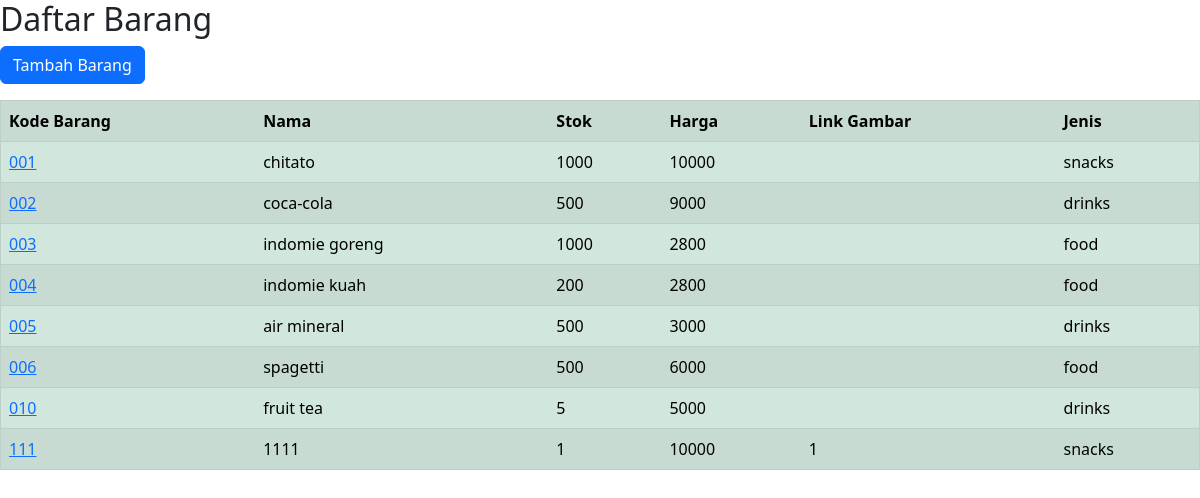
The page /Vbrg/ on the database its author committed.
### dashboard/models.py (models this page shows, shortened)
class Barang(models.Model):
    kodebrg=models.CharField(max_length=8)
    nama=models.CharField(max_length=50)
    stok=models.IntegerField()
    harga=models.BigIntegerField()
    link_gbr=models.CharField(max_length=150, blank=True)
    waktu_posting=models.DateTimeField(auto_now_add=True)
    jenis_id=models.ForeignKey(Jenis, on_delete=models.CASCADE,null=True)

class Jenis(models.Model):
    nama=models.CharField(max_length=50)
    ket=models.TextField()

### dashboard/views.py (the view)
# urls.py: path('Vbrg/' ,Barang_View),
def Barang_View(request):
    barangs=Barang.objects.all()
    konteks={
        'barangs' :barangs,
    }
    return render(request,'tampil_brg.html',konteks)

### templates/tampil_brg.html (shortened to what this page needs)
{% load static %}
<!doctype html>
<html lang="en">
  <head>
<link href="{% static 'dist/css/bootstrap.min.css'%}" rel="stylesheet">
  </head>
  <body>
<h2 class="align-center">Daftar Barang</h2>
<p><a href="/addbrg" class="btn btn-primary">Tambah Barang</a></p>
<table border="1" class="table table-success table-striped">
    <tr>
        <th>Kode Barang</th>
        <th>Nama</th>
        <th>Stok</th>
        <th>Harga</th>
        <th>Link Gambar</th>
        <th>Jenis</th>
    </tr>
{% for Barang in barangs %}
    <tr>
        <td><a href="{% url 'ubah_brg' Barang.id %}">{{ Barang.kodebrg }}</a></td>
        <td>{{ Barang.nama }}</td>
        <td>{{ Barang.stok }}</td>
        <td>{{ Barang.harga }}</td>
        <td>{{ Barang.link_gbr }}</td>
        <td>{{ Barang.jenis_id.nama }}</td>
    </tr>
{% endfor %}
</table>
</body>
</html>

### rows shown on the page
Barang: kodebrg "001", nama "chitato", stok "1000", harga "10000", jenis_id.nama "snacks"
Barang: kodebrg "002", nama "coca-cola", stok "500", harga "9000", jenis_id.nama "drinks"
Barang: kodebrg "003", nama "indomie goreng", stok "1000", harga "2800", jenis_id.nama "food"
Barang: kodebrg "004", nama "indomie kuah", stok "200", harga "2800", jenis_id.nama "food"
Barang: kodebrg "005", nama "air mineral", stok "500", harga "3000", jenis_id.nama "drinks"
Barang: kodebrg "006", nama "spagetti", stok "500", harga "6000", jenis_id.nama "food"
Barang: kodebrg "010", nama "fruit tea", stok "5", harga "5000", jenis_id.nama "drinks"
Barang: kodebrg "111", nama "1111", stok "1", harga "10000", link_gbr "1", jenis_id.nama "snacks"
